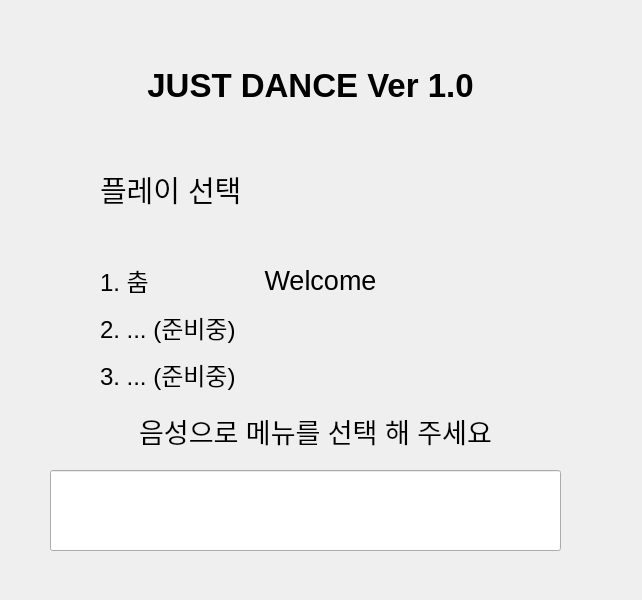
<?xml version="1.0" encoding="UTF-8"?>
<ui version="4.0">
 <class>Form</class>
 <widget class="QWidget" name="Form">
  <property name="geometry">
   <rect>
    <x>0</x>
    <y>0</y>
    <width>642</width>
    <height>600</height>
   </rect>
  </property>
  <property name="windowTitle">
   <string>Form</string>
  </property>
  <widget class="QLabel" name="txt_welcome">
   <property name="enabled">
    <bool>true</bool>
   </property>
   <property name="geometry">
    <rect>
     <x>200</x>
     <y>250</y>
     <width>241</width>
     <height>61</height>
    </rect>
   </property>
   <property name="font">
    <font>
     <pointsize>20</pointsize>
    </font>
   </property>
   <property name="text">
    <string>Welcome</string>
   </property>
   <property name="alignment">
    <set>Qt::AlignCenter</set>
   </property>
  </widget>
  <widget class="QLabel" name="txt_title">
   <property name="geometry">
    <rect>
     <x>120</x>
     <y>60</y>
     <width>381</width>
     <height>51</height>
    </rect>
   </property>
   <property name="font">
    <font>
     <pointsize>25</pointsize>
     <weight>75</weight>
     <bold>true</bold>
    </font>
   </property>
   <property name="frameShape">
    <enum>QFrame::NoFrame</enum>
   </property>
   <property name="text">
    <string>JUST DANCE Ver 1.0</string>
   </property>
   <property name="alignment">
    <set>Qt::AlignCenter</set>
   </property>
  </widget>
  <widget class="QLabel" name="txt_menu">
   <property name="geometry">
    <rect>
     <x>100</x>
     <y>150</y>
     <width>441</width>
     <height>261</height>
    </rect>
   </property>
   <property name="text">
    <string>&lt;html&gt;&lt;head/&gt;&lt;body&gt;&lt;p&gt;&lt;span style=&quot; font-size:22pt;&quot;&gt;플레이 선택&lt;/span&gt;&lt;/p&gt;&lt;p&gt;&lt;br/&gt;&lt;/p&gt;&lt;p&gt;&lt;span style=&quot; font-size:18pt;&quot;&gt;1. 춤&lt;/span&gt;&lt;/p&gt;&lt;p&gt;&lt;span style=&quot; font-size:18pt;&quot;&gt;2. ... (준비중)&lt;/span&gt;&lt;/p&gt;&lt;p&gt;&lt;span style=&quot; font-size:18pt;&quot;&gt;3. ... (준비중)&lt;/span&gt;&lt;/p&gt;&lt;/body&gt;&lt;/html&gt;</string>
   </property>
  </widget>
  <widget class="QLabel" name="txt_info">
   <property name="enabled">
    <bool>true</bool>
   </property>
   <property name="geometry">
    <rect>
     <x>60</x>
     <y>400</y>
     <width>511</width>
     <height>61</height>
    </rect>
   </property>
   <property name="font">
    <font>
     <pointsize>20</pointsize>
    </font>
   </property>
   <property name="text">
    <string>음성으로 메뉴를 선택 해 주세요</string>
   </property>
   <property name="alignment">
    <set>Qt::AlignCenter</set>
   </property>
  </widget>
  <widget class="QLineEdit" name="edit_option">
   <property name="geometry">
    <rect>
     <x>50</x>
     <y>470</y>
     <width>511</width>
     <height>81</height>
    </rect>
   </property>
  </widget>
  <widget class="QLabel" name="label">
   <property name="geometry">
    <rect>
     <x>90</x>
     <y>260</y>
     <width>311</width>
     <height>51</height>
    </rect>
   </property>
   <property name="text">
    <string/>
   </property>
   <property name="pixmap">
    <pixmap>blank.png</pixmap>
   </property>
   <property name="scaledContents">
    <bool>true</bool>
   </property>
  </widget>
 </widget>
 <resources/>
 <connections/>
</ui>
